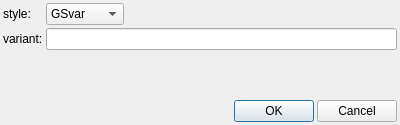
<?xml version="1.0" encoding="UTF-8"?>
<ui version="4.0">
 <class>VariantOpenDialog</class>
 <widget class="QDialog" name="VariantOpenDialog">
  <property name="geometry">
   <rect>
    <x>0</x>
    <y>0</y>
    <width>400</width>
    <height>125</height>
   </rect>
  </property>
  <property name="minimumSize">
   <size>
    <width>400</width>
    <height>125</height>
   </size>
  </property>
  <property name="windowTitle">
   <string>Enter variant</string>
  </property>
  <layout class="QGridLayout" name="gridLayout">
   <property name="leftMargin">
    <number>3</number>
   </property>
   <property name="topMargin">
    <number>3</number>
   </property>
   <property name="rightMargin">
    <number>3</number>
   </property>
   <property name="bottomMargin">
    <number>3</number>
   </property>
   <property name="spacing">
    <number>3</number>
   </property>
   <item row="1" column="2">
    <widget class="QLabel" name="style_hint">
     <property name="text">
      <string/>
     </property>
    </widget>
   </item>
   <item row="1" column="1">
    <widget class="QComboBox" name="style">
     <item>
      <property name="text">
       <string>GSvar</string>
      </property>
     </item>
     <item>
      <property name="text">
       <string>VCF</string>
      </property>
     </item>
     <item>
      <property name="text">
       <string>gnomAD</string>
      </property>
     </item>
     <item>
      <property name="text">
       <string>HGVS.c</string>
      </property>
     </item>
    </widget>
   </item>
   <item row="2" column="0">
    <widget class="QLabel" name="label_2">
     <property name="text">
      <string>variant:</string>
     </property>
    </widget>
   </item>
   <item row="1" column="0">
    <widget class="QLabel" name="label">
     <property name="text">
      <string>style:</string>
     </property>
    </widget>
   </item>
   <item row="2" column="1" colspan="3">
    <widget class="QLineEdit" name="variant"/>
   </item>
   <item row="5" column="0" colspan="4">
    <spacer name="verticalSpacer">
     <property name="orientation">
      <enum>Qt::Vertical</enum>
     </property>
     <property name="sizeHint" stdset="0">
      <size>
       <width>20</width>
       <height>40</height>
      </size>
     </property>
    </spacer>
   </item>
   <item row="3" column="1" rowspan="2" colspan="3">
    <widget class="QLabel" name="error_message">
     <property name="text">
      <string/>
     </property>
     <property name="wordWrap">
      <bool>true</bool>
     </property>
    </widget>
   </item>
   <item row="6" column="0" colspan="4">
    <layout class="QHBoxLayout" name="horizontalLayout">
     <property name="spacing">
      <number>3</number>
     </property>
     <item>
      <spacer name="horizontalSpacer_2">
       <property name="orientation">
        <enum>Qt::Horizontal</enum>
       </property>
       <property name="sizeHint" stdset="0">
        <size>
         <width>40</width>
         <height>20</height>
        </size>
       </property>
      </spacer>
     </item>
     <item>
      <widget class="QPushButton" name="ok_btn">
       <property name="text">
        <string>OK</string>
       </property>
      </widget>
     </item>
     <item>
      <widget class="QPushButton" name="cancel_btn">
       <property name="text">
        <string>Cancel</string>
       </property>
      </widget>
     </item>
    </layout>
   </item>
   <item row="1" column="3">
    <spacer name="horizontalSpacer">
     <property name="orientation">
      <enum>Qt::Horizontal</enum>
     </property>
     <property name="sizeHint" stdset="0">
      <size>
       <width>40</width>
       <height>20</height>
      </size>
     </property>
    </spacer>
   </item>
  </layout>
 </widget>
 <tabstops>
  <tabstop>variant</tabstop>
  <tabstop>style</tabstop>
  <tabstop>ok_btn</tabstop>
  <tabstop>cancel_btn</tabstop>
 </tabstops>
 <resources/>
 <connections>
  <connection>
   <sender>cancel_btn</sender>
   <signal>clicked()</signal>
   <receiver>VariantOpenDialog</receiver>
   <slot>reject()</slot>
   <hints>
    <hint type="sourcelabel">
     <x>310</x>
     <y>108</y>
    </hint>
    <hint type="destinationlabel">
     <x>277</x>
     <y>66</y>
    </hint>
   </hints>
  </connection>
 </connections>
</ui>
